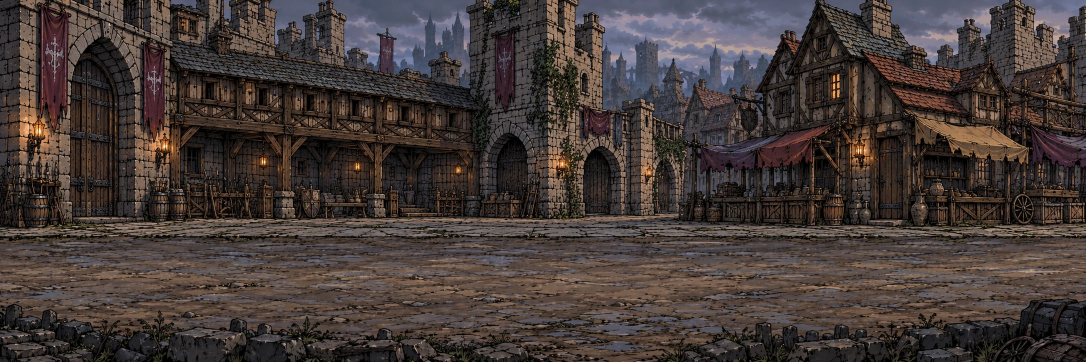
#> input picture dist/assets/city/gates-link.webp, 2171 x 724 px, given in place of outskirts.webp, which was not available (shown at 1/2 size)
$ python build_city_join_seeds_v131.py
#> lines starting #> are read from the running program, lines starting #| are printed output that depends on the picture; pictures that were not available may be replaced by others from this repository, and a replacement may not be noted
from PIL import Image,ImageDraw
from pathlib import Path
root=Path(__file__).resolve().parents[1];keys=['outskirts','outskirts-link','gates','gates-descent','market','market-link','residential','residential-descent','prison','prison-descent','citadel','citadel-link'];w=25600/12;drops=[3,7,9];seeds=[]
for i in range(1,12):
 left=Image.open(root/f'dist/assets/city/{keys[i-1]}.webp').convert('RGB').resize((round(w),1040 if i-1 in drops else 720));right=Image.open(root/f'dist/assets/city/{keys[i]}.webp').convert('RGB').resize((round(w),1040 if i in drops else 720))
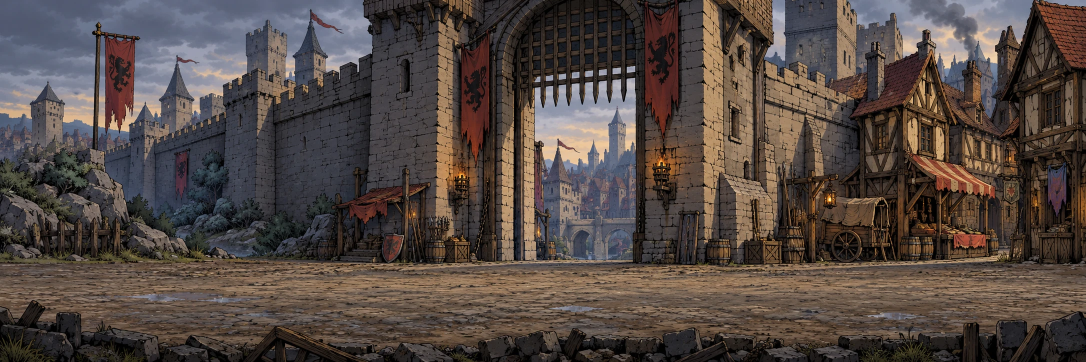
#> input picture dist/assets/city/gates.webp, 2172 x 724 px, given in place of outskirts-link.webp, which was not available (shown at 1/2 size)
 y=320 if i-1 in drops else 0
 seed=Image.new('RGB',(768,720));seed.paste(left.crop((left.width-384,y,left.width,y+720)),(0,0));seed.paste(right.crop((0,0,384,720)),(384,0));seed.save(root/f'source-art/carion-route-v131/join-seeds/join-{i:02}.png');seeds.append(seed.resize((256,240)))
#> after `seed = Image.new('RGB', (768, 720))`: seed: PIL image 768x720 RGB; every value is 0
#> after `seed.paste(left.crop((left.width - 384, y, left.width, y + 720)), (0, `:
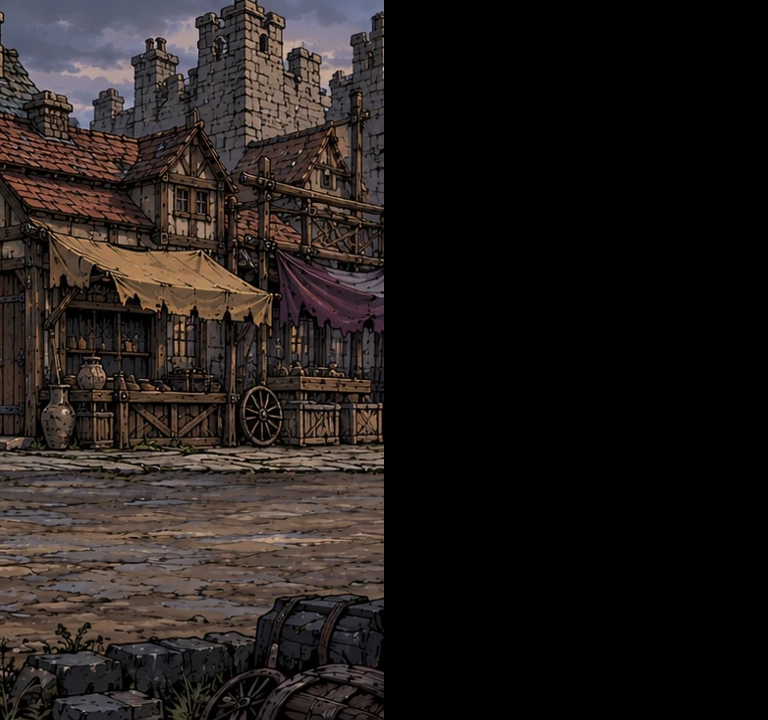
#> seed: PIL image 768x720 RGB; mean R, G, B 34.7, 29.1, 27.2
#> after `seed.paste(right.crop((0, 0, 384, 720)), (384, 0))`:
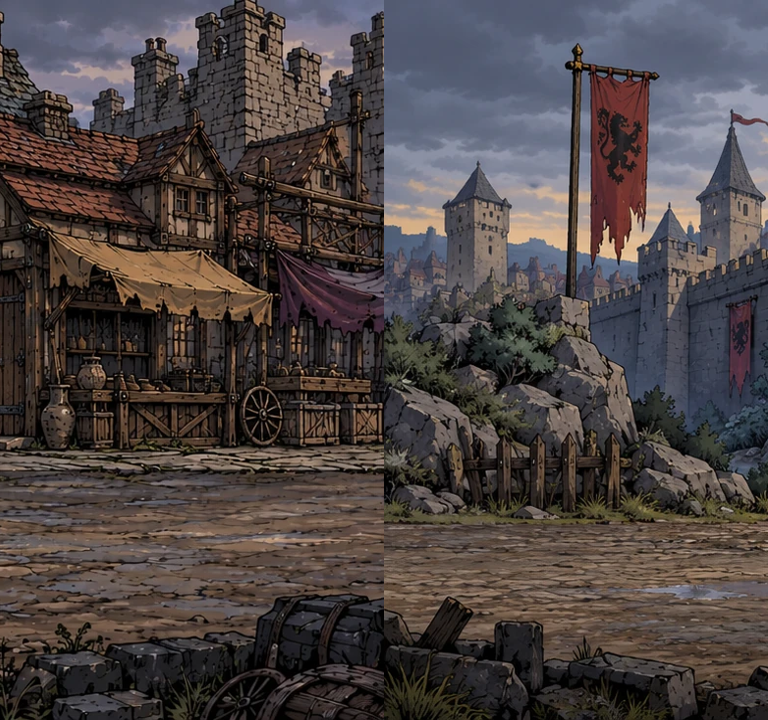
#> seed: PIL image 768x720 RGB; mean R, G, B 76.6, 68.6, 67.9
#> (the run stopped early here; a loop or call above may not have finished)
